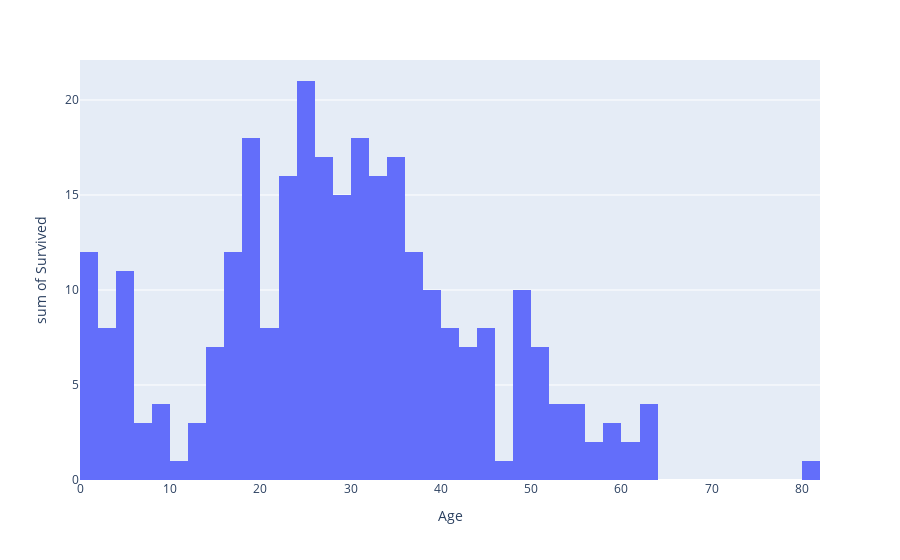

Write notebook code for a chart like this one.
### Code cell
#To achieve this i will draw a histogram against the dataset in order to see the distribution of the data 
px.histogram(df,x='Age',y='Survived')

### Figure 1 — Plotly figure (JSON) as saved in the notebook; plotly's stock layout.template omitted (floating-point values rounded to 4 significant figures; data arrays with more than 128 entries replaced by an {"elided": "..."} marker saying what was removed)
{"data": [{"alignmentgroup": "True", "bingroup": "x", "histfunc": "sum", "hovertemplate": "Age=%{x}<br>sum of Survived=%{y}<extra></extra>", "legendgroup": "", "marker": {"color": "#636efa", "pattern": {"shape": ""}}, "name": "", "offsetgroup": "", "orientation": "v", "showlegend": false, "type": "histogram", "x": {"elided": "891 float values"}, "xaxis": "x", "y": {"elided": "891 int values"}, "yaxis": "y"}], "layout": {"barmode": "relative", "legend": {"tracegroupgap": 0}, "margin": {"t": 60}, "xaxis": {"anchor": "y", "domain": [0, 1], "title": {"text": "Age"}}, "yaxis": {"anchor": "x", "domain": [0, 1], "title": {"text": "sum of Survived"}}}}
